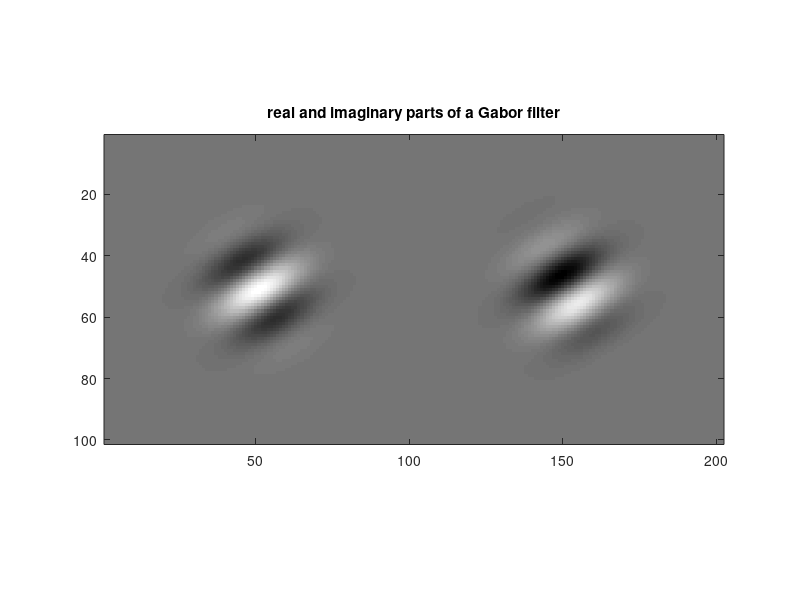

The MATLAB script that drew this image: (Note: this script raises an error after producing the figure.)
[x,y]=meshgrid(-50:50,-50:50); sigma = 10; theta = pi/3; F = 0.04;
g_sigma = (1./(2*pi*sigma^2)).*exp(((-1).*(x.^2+y.^2))./(2*sigma.^2));
real_g = g_sigma.*cos((2*pi*F).*(x.*cos(theta)+y.*sin(theta)));
im_g = g_sigma.*sin((2*pi*F).*(x.*cos(theta)+y.*sin(theta)));

figure;
imagesc([real_g im_g]);colormap('gray');axis image;
title('real and imaginary parts of a Gabor filter');


%% Load images and create training and testing images.
% Load an image of the retina and an image indicating where the vessels are in the image.

% let us cleanse Matlab first by clearing the workspace.
clc;clear all;close all;

% load image (image from wikipedia)
img = double(imread('Fundus_photograph_of_normal_left_eye.tif'));

% shrink image to decrease computation time.
scale = 0.25; 
img = imresize(img,scale);

% load answer (location of vessels)
bwImg = double(imread('Fundus_photograph_of_normal_left_eye_binary.tif'));

bwImg = imresize(bwImg,scale,'nearest');
bwImg(bwImg==255) = 1;
bwImg(bwImg==0) = 0;

% get training and testing image and vessel location from the above images
testingImg = img(1:175,:);
testingAns = bwImg(1:175,:);

trainingImg = img(176:end,:);
trainingAns = bwImg(176:end,:);


%%%%%%%%%%%%%%%%%%%%%%%%%%%%%%%%%%%%%%%%%%%%%%%%%%%%
testingImg = double(rgb2gray(imread('../flow.png')));
%%%%%%%%%%%%%%%%%%%%%%%%%%%%%%%%%%%%%%%%%%%%%%%%%%%%


%% Extract features from training image.

% initialize parameters for Gabor transforms
filter_size = 40.*scale;
filter_size_halfed = round((filter_size)/2);
Fs = 0.1:0.1:0.3;
sigmas = [2:2:8].*scale;
thetas=pi/8:pi/8:pi-pi/8;

% initialize array for storing features
features = zeros([size(trainingImg),numel(sigmas),numel(thetas),numel(Fs)]);

h1 = figure;
% perform multiple Gabor transforms with varying parameters 
for k = 1:numel(sigmas)
for j = 1:numel(Fs)
for i = 1:numel(thetas)


    sigma = sigmas(k);    
    F = Fs(j);
    theta = thetas(i);

    % setup the Gabor transform
    [x,y]=meshgrid(-filter_size_halfed:filter_size_halfed,-filter_size_halfed:filter_size_halfed);
    g_sigma = (1./(2*pi*sigma^2)).*exp(((-1).*(x.^2+y.^2))./(2*sigma.^2));
    real_g = g_sigma.*cos((2*pi*F).*(x.*cos(theta)+y.*sin(theta)));
    im_g = g_sigma.*sin((2*pi*F).*(x.*cos(theta)+y.*sin(theta)));

    % perform Gabor transform
    uT =sqrt(conv2(trainingImg,real_g,'same').^2+conv2(trainingImg,im_g,'same').^2);
    
    % normalize transformed image
    uT = (uT-mean(uT(:)))./std(uT(:));

    % append tranformed images to 'features'
    features(:,:,k,j,i) = uT;
    
    % visualize filtered image and the varying filters
    subplot(2,1,1);
    imagesc([trainingImg mat2gray(uT).*255],[0 255]);
    colormap('gray'); axis image; axis off;
    title('testing image and the Gabor transformed image');
    subplot(2,1,2);
    imagesc([real_g im_g]);
    colormap('gray'); axis image; axis off;
    title(sprintf('Gabor filter F:%1.2f t:%1.2f k:%1.f',F,theta,sigma));
    
    drawnow;%pause(0.5);
    
end
end
end



%% Fit GLM  with features and location of the vessels

% reshape feature array
szG = size(features);
features = reshape(features,[prod(szG(1:2)),prod(szG(3:end))]);

% fit GLM with the features and the location of the vessels
b = glmfit(features,trainingAns(:),'normal');  

% see the output of the model based on the training features
CTrain = glmval(b,features,'logit');
CTrain = reshape(CTrain,szG(1:2));

% visualize 
h2= figure;
imagesc([trainingImg trainingAns.*255 CTrain.*255]);
colormap('gray');axis image;
title('testing image, answer, output from GLM');

%% Perform cross validation for Gabor+GLM
% Note that this is a pusedo cross-validation*,** as we used only
% half of an image for training and will be using half of an image for testing.

% Again, perform multiple Gabor transforms with varying parameters.

features = zeros([size(testingImg),numel(sigmas),numel(thetas),numel(Fs)]);
for k = 1:numel(sigmas)
for j = 1:numel(Fs)
for i = 1:numel(thetas)
    
    sigma = sigmas(k);    
    F = Fs(j);
    theta = thetas(i);

    % setup the "Gabor transform"
    [x,y]=meshgrid(-filter_size_halfed:filter_size_halfed,-filter_size_halfed:filter_size_halfed);
    g_sigma = (1./(2*pi*sigma^2)).*exp(((-1).*(x.^2+y.^2))./(2*sigma.^2));
    real_g = g_sigma.*cos((2*pi*F).*(x.*cos(theta)+y.*sin(theta)));
    im_g = g_sigma.*sin((2*pi*F).*(x.*cos(theta)+y.*sin(theta)));

    % perform Gabor transform
    uT =sqrt(conv2(testingImg,real_g,'same').^2+conv2(testingImg,im_g,'same').^2);
    
    % normalize transformed image
    uT = (uT-mean(uT(:)))./std(uT(:));

    % append tranformed images to 'features'
    features(:,:,k,j,i) = uT;
    
end
end
end

% feed the features to GLM.
szG = size(features);
features = reshape(features,[prod(szG(1:2)),prod(szG(3:end))]);
Ctest = glmval(b,features,'logit');
Ctest = reshape(Ctest,szG(1:2));

% calculate sensitivity and specificity by thresholding
% the output of GLM 'Ctest' and comparing the thresholded image with the answer.

sensitivity = [];
specificity = [];
rgs = 0:0.01:1;
% for i = rgs
% 
%     tmpBwImg = im2bw(Ctest,i);
%     
%     tp = sum(tmpBwImg == 1 & testingAns ==1);
%     fn = sum(tmpBwImg == 0 & testingAns ==1);
%     tn = sum(tmpBwImg == 0 & testingAns ==0);
%     fp = sum(tmpBwImg == 1 & testingAns ==0);
%     
%     sensitivity = [sensitivity tp/(tp+fn)]; %true positive rate
%     specificity = [specificity tn/(tn+fp)]; %true negative rate
%     
% end
% 
% % plot roc curve
% h3 = figure;
% plot(1-specificity,sensitivity,'k-','linewidth',2);
% xlabel('False Positive Rate (1-Specificity)');
% ylabel('True Positive Rate (Sensitivity)');
% axis([0 1 0 1]);grid on;

% calculate auc.
[fprSort, fprSortInd] = sort([1-specificity],'ascend');
auc = trapz([0 fprSort 1],[0 sensitivity(fprSortInd) 1]);
title(sprintf('ROC curve, AUC: %1.2f',auc));

% get optimal threshold by maximizing Youden's index
[trsh, thInd] = max(sensitivity + specificity - 1);
th = rgs(thInd);

%% Visualize testing image and the detected vessels
% Shows the testing image, the output image from the GLM and a
% thresholded image with a threshold that 
% has a relatively good sensitivity and specificity.
%%
imshow(Ctest > 0.6);
%%
h4 = figure;
imagesc([testingImg Ctest.*255 (Ctest > th).*255]);
colormap('gray');axis image;
title('original image, output from GLM, optimally thresholded output from GLM');

% Sandberg, Berta, Tony Chan, and Luminita Vese. "A level-set and 
% gabor-based active contour algorithm for segmenting textured images." 
% UCLA Department of Mathematics CAM report. 2002.
% http://citeseerx.ist.psu.edu/viewdoc/summary?doi=10.1.1.7.3145